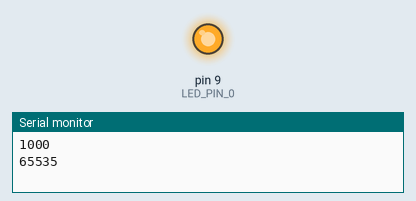
The sketch below on a simulated Arduino Uno, built with avr-gcc and run on an emulated ATmega328P. Parts: output pins drawn as LEDs (lit = HIGH), the last lines printed to the serial monitor.

Above: at 0.1 s.
At 37.1 s:
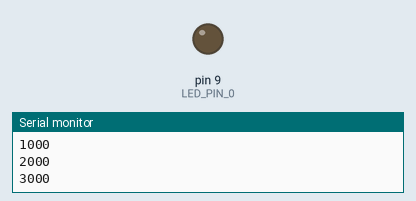
Timing chart, 0 to 38.6 s (numbered marks = the images above):
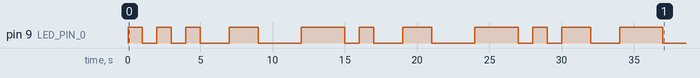

The sketch:

Lab9_Ex2.ino
```cpp
#define INT_PIN 3
#define LED_PIN_0 9

int timer1_counter;
int toggle=0;
int one=0;
int time=0;
void setup()
{ Serial.begin(9600);
  pinMode(LED_PIN_0, OUTPUT);
  noInterrupts();
  TCCR1A = 0;
  TCCR1B = 0;
  TCNT1  = 0;
  OCR1A = 65535;
  TCCR1B |= (1 << WGM12);
  TCCR1B |= (1 << CS12) | (1 << CS10); // 1024
  TIMSK1 |= (1 << OCIE1A);
  interrupts();
 Serial.println(OCR1A);
}
void loop()
{
  digitalWrite(LED_PIN_0, HIGH);
  delay(time);
  digitalWrite(LED_PIN_0, LOW);
  delay(time);
}
ISR (TIMER1_COMPA_vect){
  if(one==0){
  time=1000;
  one++;
  }
  else if(one==1){
  time=2000;
  one++;
  }
  else if(one==2){
  time=3000;
  one=0;
  }
    Serial.println(time);
}
```

Measured:
- by itself, pin 9 (LED_PIN_0): LOW → HIGH at 0.00 s, → LOW 1.0 s later, → HIGH 1.0 s later, → LOW 1.0 s later, … (22 changes in this stretch)
